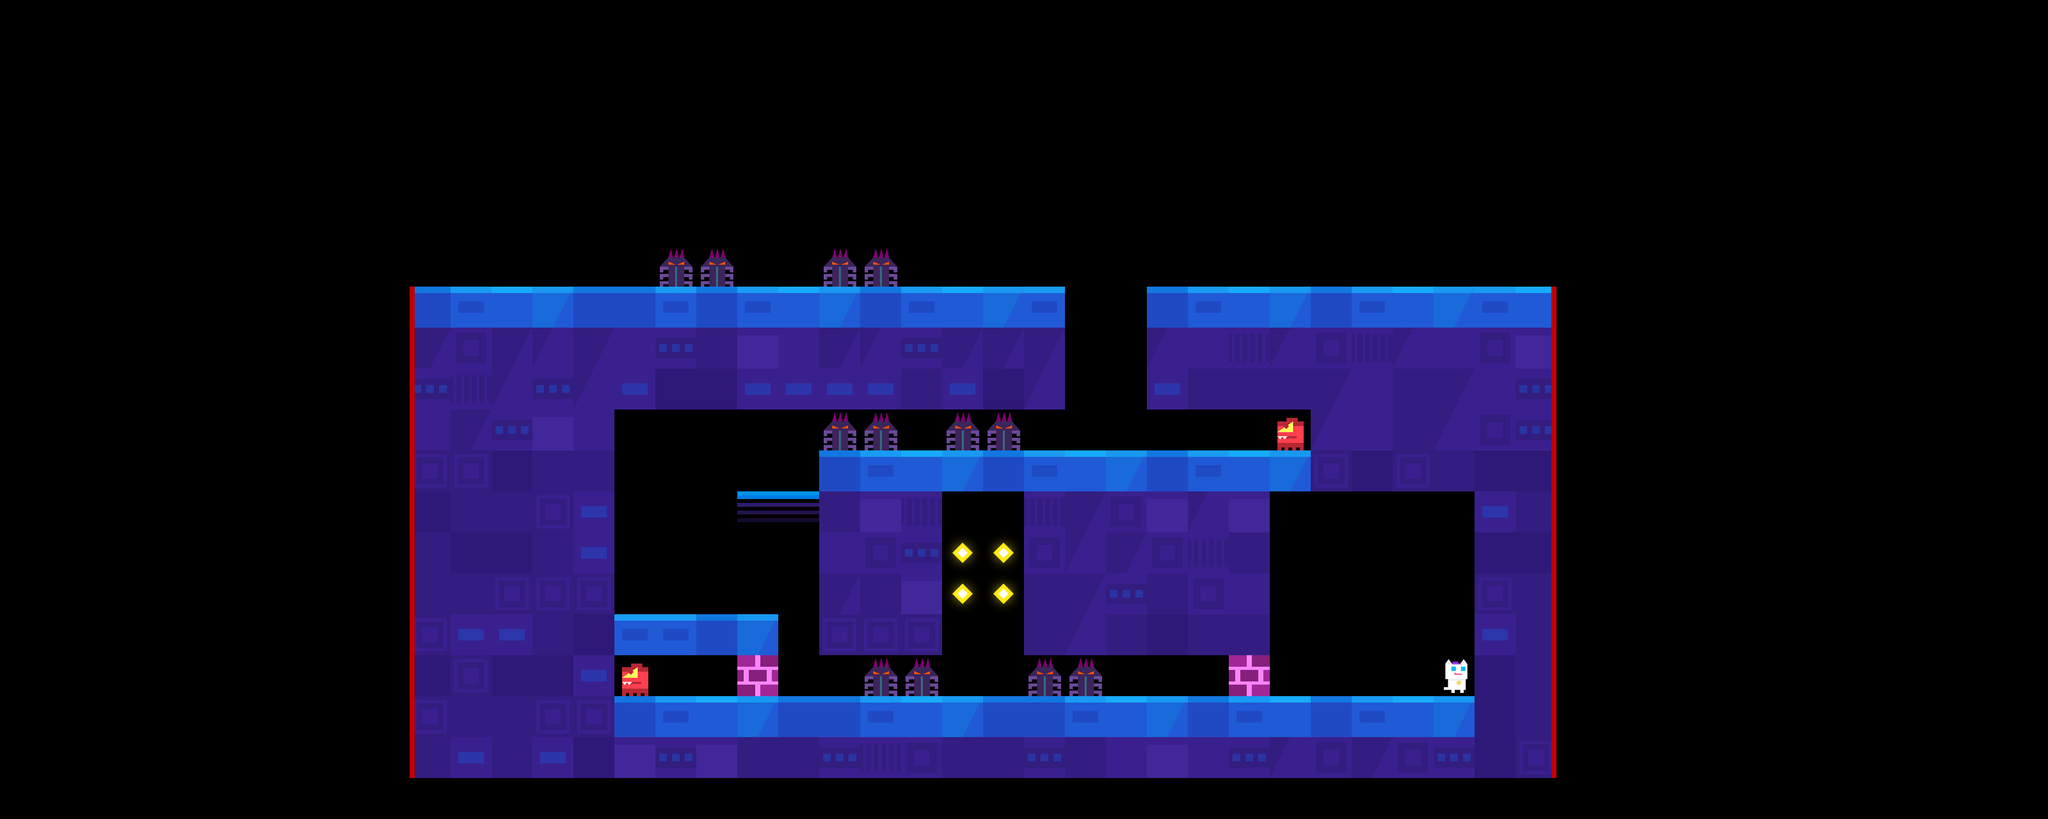

A level layout from a 2D game, rendered from its tile map. Below: a short description, then the map file with tile-grid data replaced by summaries:
An orthogonal 50x20 tile map with 64x64 px tiles, 2 tile layers (main, dangerous) and 50 objects (22x CameraYFreeze, 22x DeadZone, 3x Event, player, enemy, ...).

<map version="1.0" orientation="orthogonal" renderorder="right-down" width="50" height="20" tilewidth="64" tileheight="64" nextobjectid="2089">
 <properties>
  <property name="DogSlime" value="2" />
  <property name="SusliksHawk" value="10" />
  <property name="bg" value="lyBG8" />
  <property name="bgm" value="bgm_mini" />
 </properties>
 <tileset firstgid="1" name="forest" tilewidth="70" tileheight="70">
  <tileoffset x="-3" y="3" />
  <image source="forest.png" width="700" height="980" />
 </tileset>
 <layer name="main" width="50" height="20">
  <data>[1000 cells, 266 non-empty, 22 distinct tile ids]</data>
 </layer>
 <objectgroup name="objConfig">
  <object id="2019" type="player" gid="120" x="768" y="448" />
  <object id="2027" name="-3,0,0,0" type="enemy" gid="101" x="1984" y="704" />
  <object id="2064" type="npc" gid="101" x="2240" y="1088" />
 </objectgroup>
 <objectgroup name="triggerConfig">
  <object id="2028" type="CameraYFreeze" gid="103" x="576" y="576" />
  <object id="2029" type="DeadZone" gid="104" x="576" y="832" />
  <object id="2030" type="DeadZone" gid="104" x="512" y="832" />
  <object id="2031" type="CameraYFreeze" gid="103" x="512" y="576" />
  <object id="2032" type="DeadZone" gid="104" x="448" y="832" />
  <object id="2033" type="CameraYFreeze" gid="103" x="448" y="576" />
  <object id="2034" type="DeadZone" gid="104" x="320" y="832" />
  <object id="2035" type="DeadZone" gid="104" x="256" y="832" />
  <object id="2036" type="DeadZone" gid="104" x="384" y="832" />
  <object id="2037" type="CameraYFreeze" gid="103" x="384" y="576" />
  <object id="2038" type="CameraYFreeze" gid="103" x="256" y="576" />
  <object id="2039" type="CameraYFreeze" gid="103" x="320" y="576" />
  <object id="2040" type="DeadZone" gid="104" x="2688" y="832" />
  <object id="2041" type="DeadZone" gid="104" x="2624" y="832" />
  <object id="2042" type="DeadZone" gid="104" x="2432" y="832" />
  <object id="2043" type="CameraYFreeze" gid="103" x="2560" y="576" />
  <object id="2044" type="DeadZone" gid="104" x="2496" y="832" />
  <object id="2045" type="CameraYFreeze" gid="103" x="2432" y="576" />
  <object id="2046" type="DeadZone" gid="104" x="2752" y="832" />
  <object id="2047" type="CameraYFreeze" gid="103" x="2752" y="576" />
  <object id="2048" type="CameraYFreeze" gid="103" x="2624" y="576" />
  <object id="2049" type="CameraYFreeze" gid="103" x="2496" y="576" />
  <object id="2050" type="CameraYFreeze" gid="103" x="2688" y="576" />
  <object id="2051" type="DeadZone" gid="104" x="2560" y="832" />
  <object id="2065" name="Story1" type="Event" gid="102" x="2048" y="1088" />
  <object id="2067" name="Story1" type="Event" gid="102" x="2112" y="1088" />
  <object id="2068" name="Story1" type="Event" gid="102" x="2176" y="1088" />
  <object id="2069" type="DeadZone" gid="104" x="128" y="832" />
  <object id="2070" type="CameraYFreeze" gid="103" x="128" y="576" />
  <object id="2071" type="CameraYFreeze" gid="103" x="64" y="576" />
  <object id="2072" type="CameraYFreeze" gid="103" x="0" y="576" />
  <object id="2073" type="DeadZone" gid="104" x="192" y="832" />
  <object id="2074" type="DeadZone" gid="104" x="64" y="832" />
  <object id="2075" type="CameraYFreeze" gid="103" x="192" y="576" />
  <object id="2076" type="DeadZone" gid="104" x="0" y="832" />
  <object id="2077" type="DeadZone" gid="104" x="2880" y="832" />
  <object id="2078" type="CameraYFreeze" gid="103" x="2880" y="576" />
  <object id="2079" type="CameraYFreeze" gid="103" x="3008" y="576" />
  <object id="2080" type="CameraYFreeze" gid="103" x="3136" y="576" />
  <object id="2081" type="CameraYFreeze" gid="103" x="2816" y="576" />
  <object id="2082" type="CameraYFreeze" gid="103" x="2944" y="576" />
  <object id="2083" type="CameraYFreeze" gid="103" x="3072" y="576" />
  <object id="2084" type="DeadZone" gid="104" x="3136" y="832" />
  <object id="2085" type="DeadZone" gid="104" x="2816" y="832" />
  <object id="2086" type="DeadZone" gid="104" x="2944" y="832" />
  <object id="2087" type="DeadZone" gid="104" x="3072" y="832" />
  <object id="2088" type="DeadZone" gid="104" x="3008" y="832" />
 </objectgroup>
 <objectgroup name="coinList1" />
 <layer name="dangerous" width="50" height="20">
  <data>[1000 cells, 60 non-empty, 3 distinct tile ids]</data>
 </layer>
</map>
